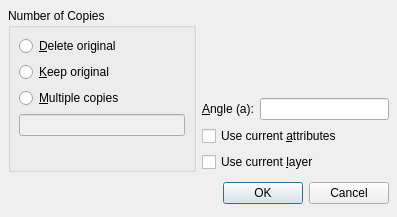
<ui version="4.0" >
 <class>QG_DlgMoveRotate</class>
 <widget class="QDialog" name="QG_DlgMoveRotate" >
  <property name="geometry" >
   <rect>
    <x>0</x>
    <y>0</y>
    <width>397</width>
    <height>217</height>
   </rect>
  </property>
  <property name="windowTitle" >
   <string>Move and Rotate Options</string>
  </property>
  <layout class="QVBoxLayout" >
   <property name="spacing" >
    <number>6</number>
   </property>
   <property name="leftMargin" >
    <number>8</number>
   </property>
   <property name="topMargin" >
    <number>8</number>
   </property>
   <property name="rightMargin" >
    <number>8</number>
   </property>
   <property name="bottomMargin" >
    <number>8</number>
   </property>
   <item>
    <layout class="QHBoxLayout" >
     <property name="spacing" >
      <number>6</number>
     </property>
     <property name="leftMargin" >
      <number>0</number>
     </property>
     <property name="topMargin" >
      <number>0</number>
     </property>
     <property name="rightMargin" >
      <number>0</number>
     </property>
     <property name="bottomMargin" >
      <number>0</number>
     </property>
     <item>
      <widget class="QGroupBox" name="gbNumber" >
       <property name="title" >
        <string>Number of Copies</string>
       </property>
       <layout class="QVBoxLayout" >
        <property name="spacing" >
         <number>6</number>
        </property>
        <property name="leftMargin" >
         <number>8</number>
        </property>
        <property name="topMargin" >
         <number>8</number>
        </property>
        <property name="rightMargin" >
         <number>8</number>
        </property>
        <property name="bottomMargin" >
         <number>8</number>
        </property>
        <item>
         <widget class="QRadioButton" name="rbMove" >
          <property name="sizePolicy" >
           <sizepolicy vsizetype="Preferred" hsizetype="Minimum" >
            <horstretch>0</horstretch>
            <verstretch>0</verstretch>
           </sizepolicy>
          </property>
          <property name="minimumSize" >
           <size>
            <width>0</width>
            <height>18</height>
           </size>
          </property>
          <property name="toolTip" >
           <string>Tick to move selection</string>
          </property>
          <property name="text" >
           <string>&amp;Delete original</string>
          </property>
          <property name="checked" >
           <bool>false</bool>
          </property>
         </widget>
        </item>
        <item>
         <widget class="QRadioButton" name="rbCopy" >
          <property name="sizePolicy" >
           <sizepolicy vsizetype="Preferred" hsizetype="Minimum" >
            <horstretch>0</horstretch>
            <verstretch>0</verstretch>
           </sizepolicy>
          </property>
          <property name="minimumSize" >
           <size>
            <width>0</width>
            <height>18</height>
           </size>
          </property>
          <property name="toolTip" >
           <string>Tick to copy selection</string>
          </property>
          <property name="text" >
           <string>&amp;Keep original</string>
          </property>
         </widget>
        </item>
        <item>
         <widget class="QRadioButton" name="rbMultiCopy" >
          <property name="sizePolicy" >
           <sizepolicy vsizetype="Preferred" hsizetype="Minimum" >
            <horstretch>0</horstretch>
            <verstretch>0</verstretch>
           </sizepolicy>
          </property>
          <property name="minimumSize" >
           <size>
            <width>0</width>
            <height>18</height>
           </size>
          </property>
          <property name="toolTip" >
           <string>Tick to create &lt;i>n&lt;/i> copies of selection</string>
          </property>
          <property name="text" >
           <string>&amp;Multiple copies</string>
          </property>
         </widget>
        </item>
        <item>
         <widget class="QLineEdit" name="leNumber" >
          <property name="enabled" >
           <bool>false</bool>
          </property>
          <property name="toolTip" >
           <string>Enter number of copies</string>
          </property>
         </widget>
        </item>
        <item>
         <spacer>
          <property name="orientation" >
           <enum>Qt::Vertical</enum>
          </property>
          <property name="sizeHint" >
           <size>
            <width>20</width>
            <height>21</height>
           </size>
          </property>
         </spacer>
        </item>
       </layout>
      </widget>
     </item>
     <item>
      <layout class="QVBoxLayout" >
       <property name="spacing" >
        <number>6</number>
       </property>
       <property name="leftMargin" >
        <number>0</number>
       </property>
       <property name="topMargin" >
        <number>0</number>
       </property>
       <property name="rightMargin" >
        <number>0</number>
       </property>
       <property name="bottomMargin" >
        <number>0</number>
       </property>
       <item>
        <widget class="QLabel" name="lHelp" >
         <property name="pixmap" >
          <pixmap resource="../../qcadguiqt.qrc" >:/qcad/images/dlgmodifymoverotate.png</pixmap>
         </property>
         <property name="alignment" >
          <set>Qt::AlignCenter</set>
         </property>
        </widget>
       </item>
       <item>
        <layout class="QHBoxLayout" >
         <property name="spacing" >
          <number>6</number>
         </property>
         <property name="leftMargin" >
          <number>0</number>
         </property>
         <property name="topMargin" >
          <number>0</number>
         </property>
         <property name="rightMargin" >
          <number>0</number>
         </property>
         <property name="bottomMargin" >
          <number>0</number>
         </property>
         <item>
          <widget class="QLabel" name="lAngle" >
           <property name="text" >
            <string>&amp;Angle (a):</string>
           </property>
           <property name="buddy" >
            <cstring>leAngle</cstring>
           </property>
          </widget>
         </item>
         <item>
          <widget class="QLineEdit" name="leAngle" >
           <property name="sizePolicy" >
            <sizepolicy vsizetype="Fixed" hsizetype="Expanding" >
             <horstretch>0</horstretch>
             <verstretch>0</verstretch>
            </sizepolicy>
           </property>
           <property name="toolTip" >
            <string>Rotation angle</string>
           </property>
          </widget>
         </item>
        </layout>
       </item>
       <item>
        <widget class="QCheckBox" name="cbCurrentAttributes" >
         <property name="toolTip" >
          <string>Use the currently active attributes (pen) instead of the ones from the original entities</string>
         </property>
         <property name="text" >
          <string>Use current &amp;attributes</string>
         </property>
        </widget>
       </item>
       <item>
        <widget class="QCheckBox" name="cbCurrentLayer" >
         <property name="toolTip" >
          <string>Use the currently active layer instead of the layer(s) of the original entities</string>
         </property>
         <property name="text" >
          <string>Use current &amp;layer</string>
         </property>
        </widget>
       </item>
      </layout>
     </item>
    </layout>
   </item>
   <item>
    <layout class="QHBoxLayout" >
     <property name="spacing" >
      <number>6</number>
     </property>
     <property name="leftMargin" >
      <number>0</number>
     </property>
     <property name="topMargin" >
      <number>0</number>
     </property>
     <property name="rightMargin" >
      <number>0</number>
     </property>
     <property name="bottomMargin" >
      <number>0</number>
     </property>
     <item>
      <spacer>
       <property name="orientation" >
        <enum>Qt::Horizontal</enum>
       </property>
       <property name="sizeHint" >
        <size>
         <width>131</width>
         <height>31</height>
        </size>
       </property>
      </spacer>
     </item>
     <item>
      <widget class="QPushButton" name="okButton" >
       <property name="text" >
        <string>OK</string>
       </property>
      </widget>
     </item>
     <item>
      <widget class="QPushButton" name="cancelButton" >
       <property name="text" >
        <string>Cancel</string>
       </property>
      </widget>
     </item>
    </layout>
   </item>
  </layout>
 </widget>
 <resources>
  <include location="../../qcadguiqt.qrc" />
 </resources>
 <connections>
  <connection>
   <sender>okButton</sender>
   <signal>clicked()</signal>
   <receiver>QG_DlgMoveRotate</receiver>
   <slot>accept()</slot>
   <hints>
    <hint type="sourcelabel" >
     <x>278</x>
     <y>253</y>
    </hint>
    <hint type="destinationlabel" >
     <x>96</x>
     <y>254</y>
    </hint>
   </hints>
  </connection>
  <connection>
   <sender>cancelButton</sender>
   <signal>clicked()</signal>
   <receiver>QG_DlgMoveRotate</receiver>
   <slot>reject()</slot>
   <hints>
    <hint type="sourcelabel" >
     <x>369</x>
     <y>253</y>
    </hint>
    <hint type="destinationlabel" >
     <x>179</x>
     <y>282</y>
    </hint>
   </hints>
  </connection>
  <connection>
   <sender>rbMultiCopy</sender>
   <signal>toggled(bool)</signal>
   <receiver>leNumber</receiver>
   <slot>setEnabled(bool)</slot>
   <hints>
    <hint type="sourcelabel" >
     <x>93</x>
     <y>97</y>
    </hint>
    <hint type="destinationlabel" >
     <x>93</x>
     <y>126</y>
    </hint>
   </hints>
  </connection>
 </connections>
</ui>
